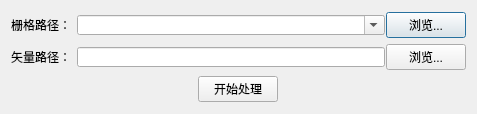
<?xml version="1.0" encoding="UTF-8"?>
<ui version="4.0">
 <class>Dialog</class>
 <widget class="QDialog" name="Dialog">
  <property name="geometry">
   <rect>
    <x>0</x>
    <y>0</y>
    <width>477</width>
    <height>114</height>
   </rect>
  </property>
  <property name="minimumSize">
   <size>
    <width>477</width>
    <height>114</height>
   </size>
  </property>
  <property name="maximumSize">
   <size>
    <width>477</width>
    <height>114</height>
   </size>
  </property>
  <property name="windowTitle">
   <string>栅格转矢量</string>
  </property>
  <property name="windowIcon">
   <iconset>
    <normaloff>settings/icon/Utility_RasterToVector.png</normaloff>settings/icon/Utility_RasterToVector.png</iconset>
  </property>
  <layout class="QGridLayout" name="gridLayout_3">
   <item row="0" column="0">
    <layout class="QVBoxLayout" name="verticalLayoutMain">
     <property name="sizeConstraint">
      <enum>QLayout::SetDefaultConstraint</enum>
     </property>
     <item>
      <layout class="QHBoxLayout" name="horizontalLayout_openImage">
       <property name="spacing">
        <number>6</number>
       </property>
       <property name="sizeConstraint">
        <enum>QLayout::SetDefaultConstraint</enum>
       </property>
       <item alignment="Qt::AlignLeft">
        <widget class="QLabel" name="label">
         <property name="text">
          <string>栅格路径：</string>
         </property>
        </widget>
       </item>
       <item alignment="Qt::AlignLeft">
        <widget class="QComboBox" name="comboBox_openImage">
         <property name="enabled">
          <bool>true</bool>
         </property>
         <property name="minimumSize">
          <size>
           <width>308</width>
           <height>20</height>
          </size>
         </property>
         <property name="maximumSize">
          <size>
           <width>308</width>
           <height>20</height>
          </size>
         </property>
         <property name="editable">
          <bool>true</bool>
         </property>
        </widget>
       </item>
       <item>
        <widget class="QPushButton" name="pushButton_openImage">
         <property name="text">
          <string>浏览...</string>
         </property>
        </widget>
       </item>
      </layout>
     </item>
     <item>
      <layout class="QHBoxLayout" name="horizontalLayout_saveImage">
       <item>
        <widget class="QLabel" name="label_2">
         <property name="text">
          <string>矢量路径：</string>
         </property>
        </widget>
       </item>
       <item>
        <widget class="QLineEdit" name="lineEdit_saveVector">
         <property name="minimumSize">
          <size>
           <width>308</width>
           <height>20</height>
          </size>
         </property>
         <property name="maximumSize">
          <size>
           <width>308</width>
           <height>20</height>
          </size>
         </property>
        </widget>
       </item>
       <item>
        <widget class="QPushButton" name="pushButton_saveVector">
         <property name="text">
          <string>浏览...</string>
         </property>
        </widget>
       </item>
      </layout>
     </item>
     <item>
      <layout class="QVBoxLayout" name="verticalLayout">
       <item alignment="Qt::AlignHCenter">
        <widget class="QPushButton" name="pushButton_process">
         <property name="text">
          <string>开始处理</string>
         </property>
        </widget>
       </item>
      </layout>
     </item>
    </layout>
   </item>
  </layout>
 </widget>
 <resources/>
 <connections>
  <connection>
   <sender>pushButton_process</sender>
   <signal>clicked()</signal>
   <receiver>Dialog</receiver>
   <slot>accept()</slot>
   <hints>
    <hint type="sourcelabel">
     <x>238</x>
     <y>233</y>
    </hint>
    <hint type="destinationlabel">
     <x>238</x>
     <y>127</y>
    </hint>
   </hints>
  </connection>
 </connections>
</ui>
